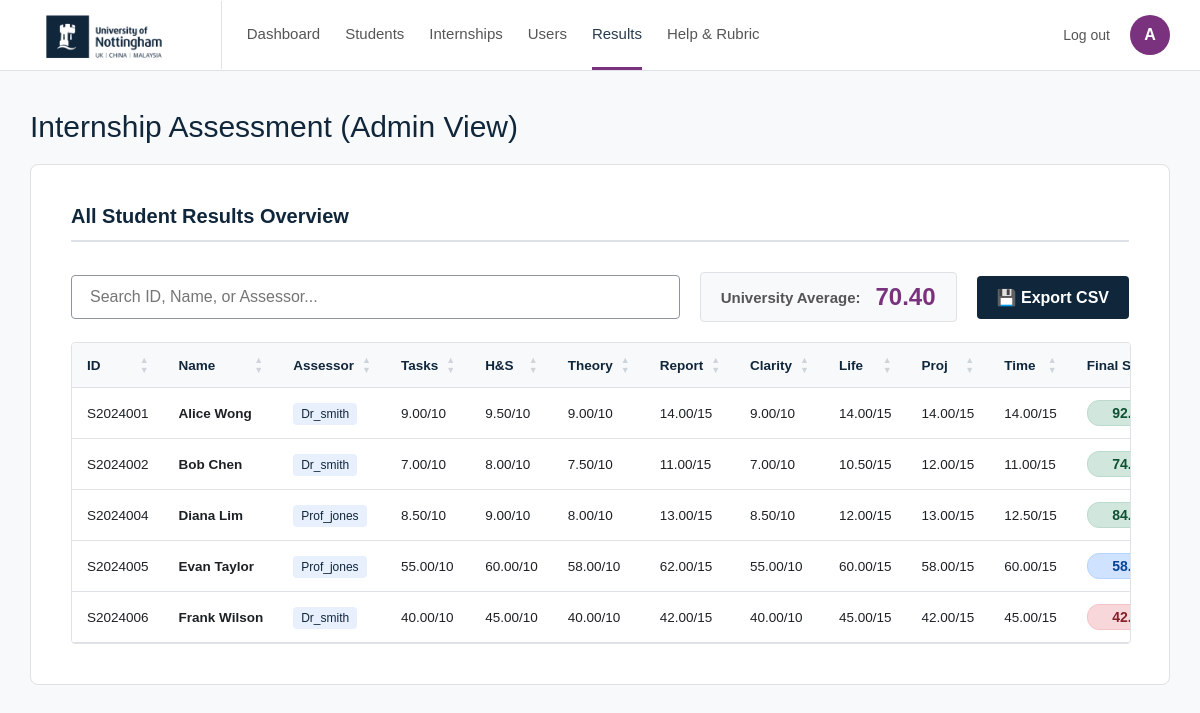
The app's page /Admin/view_all_results.php (signed in), older data.
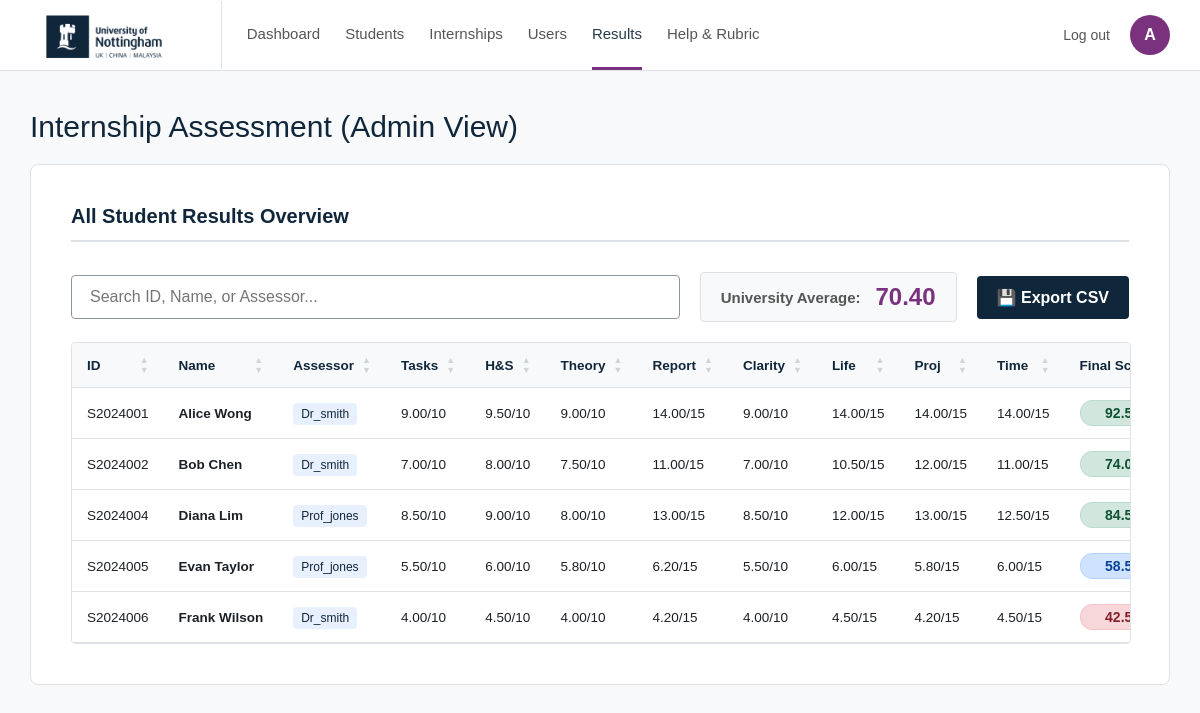
The same page, newer data.
### tables this page shows
CREATE TABLE `Internships` (
  `internship_id` int NOT NULL,
  `student_id` varchar(20) NOT NULL,
  `assessor_id` int NOT NULL,
  `company_name` varchar(150) NOT NULL,
  `other_details` text
);

CREATE TABLE `Students` (
  `student_id` varchar(20) NOT NULL,
  `student_name` varchar(100) NOT NULL,
  `programme` varchar(100) NOT NULL
);

CREATE TABLE `Users` (
  `user_id` int NOT NULL,
  `username` varchar(50) NOT NULL,
  `password` varchar(255) NOT NULL,
  `role` enum('Admin','Assessor') NOT NULL
);

CREATE TABLE `Assessments` (
  `assessment_id` int NOT NULL,
  `internship_id` int NOT NULL,
  `task_score` decimal(5,2) NOT NULL,
  `health_safety_score` decimal(5,2) NOT NULL,
  `connectivity_score` decimal(5,2) NOT NULL,
  `report_score` decimal(5,2) NOT NULL,
  `clarity_score` decimal(5,2) NOT NULL,
  `lifelong_score` decimal(5,2) NOT NULL,
  `project_mgmt_score` decimal(5,2) NOT NULL,
  `time_mgmt_score` decimal(5,2) NOT NULL,
  `total_score` decimal(5,2) NOT NULL,
  `qualitative_comments` text NOT NULL
);

### Admin/view_all_results.php (the view, shortened to what this page needs)
<?php
require_once '../Includes/db_connect.php';
$username = $_SESSION['username'];
$initial = strtoupper(substr($username, 0, 1));
$sql_evaluated = "SELECT i.internship_id, s.student_id, s.student_name, u.username as assessor_name,
                         a.total_score, a.task_score, a.health_safety_score,
                         a.connectivity_score, a.report_score, a.clarity_score,
                         a.lifelong_score, a.project_mgmt_score, a.time_mgmt_score,
                         a.qualitative_comments
                  FROM Internships i
                  JOIN Students s ON i.student_id = s.student_id
                  JOIN Assessments a ON i.internship_id = a.internship_id
                  JOIN Users u ON i.assessor_id = u.user_id
                  ORDER BY s.student_id ASC";
$stmt_evaluated = $pdo->prepare($sql_evaluated);
$stmt_evaluated->execute();
$evaluated_students = $stmt_evaluated->fetchAll(PDO::FETCH_ASSOC);
$total_students_evaluated = count($evaluated_students);
$average_score = 0;
if ($total_students_evaluated > 0) {
    $sum = 0;
    foreach ($evaluated_students as $student) { $sum += $student['total_score']; }
    $average_score = round($sum / $total_students_evaluated, 2);
}
function getScoreBadgeClass($score) {
    if ($score >= 70) return 'score-merit';
    if ($score >= 50) return 'score-pass';
    return 'score-fail';
}
?>
<!DOCTYPE html>
<html lang="en">
<head>
    <link rel="stylesheet" href="../style.css">
</head>
<body>
    <nav class="moodle-navbar-white">
        <div class="nav-left-white">
            <img src="../images/logo.png" alt="University Logo" class="nav-logo-white">
            <div class="nav-links">
                <a href="dashboard.php">Dashboard</a>
                <a href="manage_students.php">Students</a>
                <a href="manage_internships.php">Internships</a>
                <a href="manage_users.php">Users</a>
                <a href="view_all_results.php" class="active-link">Results</a>
                <a id="openRubricModalBtn" style="cursor: pointer;">Help & Rubric</a>
            </div>
        </div>
        <div class="nav-right-white">
            <a href="../logout.php" class="logout-link">Log out</a>
            <div class="user-avatar"><?= $initial ?></div>
        </div>
    </nav>
    <div class="moodle-dashboard-container" style="margin-top: 30px;">
        <h1 class="moodle-page-header" style="margin-left: 0;">Internship Assessment (Admin View)</h1>
        <div class="moodle-card-white">
            <h2 class="section-title">All Student Results Overview</h2>
            <?php if ($total_students_evaluated == 0): ?>
                <input type="text" id="searchInput" class="moodle-search-bar" placeholder="Search ID, Name, or Assessor..." disabled>
                <div style="padding: 30px; text-align: center; color: #666; margin-top:20px;">No students have been evaluated yet.</div>
            <?php else: ?>
                <div class="stats-dashboard">
                    <input type="text" id="searchInput" class="moodle-search-bar" placeholder="Search ID, Name, or Assessor..." onkeyup="filterResults()" style="flex-grow: 1;">
                    <div class="stats-box">
                        <span class="stats-label">University Average:</span>
                        <span class="stats-value"><?= number_format($average_score, 2) ?></span>
                    </div>
                    <a href="export_results.php" class="moodle-btn-submit" style="text-decoration:none; padding: 12px 20px; white-space: nowrap;">&#128190; Export CSV</a>
                </div>
                <div class="table-responsive">
                    <table class="moodle-table" id="resultsTable">
                        <thead>
                            <tr>
                                <th onclick="sortTable(0, 'str')"><div class="th-content">ID <div class="sort-icons"><span class="up">▲</span><span class="down">▼</span></div></div></th>
                                <th onclick="sortTable(1, 'str')"><div class="th-content">Name <div class="sort-icons"><span class="up">▲</span><span class="down">▼</span></div></div></th>
                                <th onclick="sortTable(2, 'str')"><div class="th-content">Assessor <div class="sort-icons"><span class="up">▲</span><span class="down">▼</span></div></div></th>
                                <th onclick="sortTable(3, 'num')"><div class="th-content">Tasks <div class="sort-icons"><span class="up">▲</span><span class="down">▼</span></div></div></th>
                                <th onclick="sortTable(4, 'num')"><div class="th-content">H&S <div class="sort-icons"><span class="up">▲</span><span class="down">▼</span></div></div></th>
                                <th onclick="sortTable(5, 'num')"><div class="th-content">Theory <div class="sort-icons"><span class="up">▲</span><span class="down">▼</span></div></div></th>
                                <th onclick="sortTable(6, 'num')"><div class="th-content">Report <div class="sort-icons"><span class="up">▲</span><span class="down">▼</span></div></div></th>
                                <th onclick="sortTable(7, 'num')"><div class="th-content">Clarity <div class="sort-icons"><span class="up">▲</span><span class="down">▼</span></div></div></th>
                                <th onclick="sortTable(8, 'num')"><div class="th-content">Life <div class="sort-icons"><span class="up">▲</span><span class="down">▼</span></div></div></th>
                                <th onclick="sortTable(9, 'num')"><div class="th-content">Proj <div class="sort-icons"><span class="up">▲</span><span class="down">▼</span></div></div></th>
                                <th onclick="sortTable(10, 'num')"><div class="th-content">Time <div class="sort-icons"><span class="up">▲</span><span class="down">▼</span></div></div></th>
                                <th onclick="sortTable(11, 'num')"><div class="th-content">Final Score <div class="sort-icons"><span class="up">▲</span><span class="down">▼</span></div></div></th>
                            </tr>
                        </thead>
                        <tbody>
                            <?php foreach($evaluated_students as $row): ?>
                                <tr class="evaluated-row" title="Double-click to view full details and comments"
                                    data-id="<?= htmlspecialchars($row['student_id']) ?>"
                                    data-name="<?= htmlspecialchars($row['student_name']) ?>"
                                    data-assessor="<?= htmlspecialchars($row['assessor_name']) ?>"
                                    data-task="<?= htmlspecialchars($row['task_score']) ?>"
                                    data-health="<?= htmlspecialchars($row['health_safety_score']) ?>"
                                    data-conn="<?= htmlspecialchars($row['connectivity_score']) ?>"
                                    data-report="<?= htmlspecialchars($row['report_score']) ?>"
                                    data-clarity="<?= htmlspecialchars($row['clarity_score']) ?>"
                                    data-life="<?= htmlspecialchars($row['lifelong_score']) ?>"
                                    data-proj="<?= htmlspecialchars($row['project_mgmt_score']) ?>"
                                    data-time="<?= htmlspecialchars($row['time_mgmt_score']) ?>"
                                    data-total="<?= number_format($row['total_score'], 2) ?>"
                                    data-comments="<?= htmlspecialchars($row['qualitative_comments']) ?>">
                                    <td><?= htmlspecialchars($row['student_id']) ?></td>
                                    <td><strong><?= htmlspecialchars($row['student_name']) ?></strong></td>
                                    <td><span style="background-color:#e8f0fe; padding:4px 8px; border-radius:4px; font-size:12px; color:#10263b;"><?= htmlspecialchars($row['assessor_name']) ?></span></td>
                                    <td><?= number_format($row['task_score'], 2) ?>/10</td>
                                    <td><?= number_format($row['health_safety_score'], 2) ?>/10</td>
                                    <td><?= number_format($row['connectivity_score'], 2) ?>/10</td>
                                    <td><?= number_format($row['report_score'], 2) ?>/15</td>
                                    <td><?= number_format($row['clarity_score'], 2) ?>/10</td>
                                    <td><?= number_format($row['lifelong_score'], 2) ?>/15</td>
                                    <td><?= number_format($row['project_mgmt_score'], 2) ?>/15</td>
                                    <td><?= number_format($row['time_mgmt_score'], 2) ?>/15</td>
                                    <td><span class="score-badge <?= getScoreBadgeClass($row['total_score']) ?>"><?= number_format($row['total_score'], 2) ?></span> / 100.00</td>
                                </tr>
                            <?php endforeach; ?>
                        </tbody>
                    </table>
                </div>
            <?php endif; ?>
        </div>
    </div>
</body>
</html>

### style.css (style rules this page uses)
body { background-color: #f8f9fa; color: #1d2125; font-family: Arial, Helvetica, sans-serif; margin: 0; padding-top: 80px; }
.moodle-navbar-white { background-color: #ffffff; display: flex; justify-content: space-between; align-items: center; padding: 0 30px; height: 70px; border-bottom: 1px solid #dee2e6; position: fixed; top: 0; left: 0; right: 0; z-index: 1000; }
.nav-left-white { display: flex; align-items: center; height: 100%; }
.nav-logo-white { height: 68px; width: auto; margin-right: 25px; border-right: 1px solid #dee2e6; padding-right: 25px; display: block; }
.nav-links { display: flex; gap: 25px; align-items: center; height: 100%; }
.nav-links a { color: #555; text-decoration: none; font-size: 15px; font-weight: 500; height: 100%; display: flex; align-items: center; border-bottom: 3px solid transparent; box-sizing: border-box; cursor: pointer; }
.nav-links a.active-link { color: rgba(16, 38, 59, 0.9); border-bottom: 3px solid #7a327e; }
.nav-right-white { display: flex; align-items: center; gap: 20px; }
.logout-link { color: #555; text-decoration: none; font-size: 14px; transition: all 0.2s ease; font-weight: 500; }
.user-avatar { background-color: #7a327e; color: white; width: 40px; height: 40px; border-radius: 50%; display: flex; justify-content: center; align-items: center; font-weight: bold; font-size: 16px; }
.moodle-dashboard-container { max-width: 95%; margin: 0 auto 60px; padding: 0 25px; }
.moodle-page-header { font-size: 30px; color: #10263b; font-weight: normal; margin-top: 20px; margin-bottom: 20px; }
.moodle-card-white { background-color: #ffffff; border: 1px solid #e1e1e1; border-radius: 8px; padding: 40px; }
.section-title { font-size: 20px; color: #10263b; border-bottom: 2px solid #dee2e6; padding-bottom: 12px; margin-bottom: 30px; margin-top: 0; }
.table-responsive { width: 100%; overflow-x: auto; margin-top: 20px; border: 1px solid #dee2e6; border-radius: 4px; }
.moodle-table { width: 100%; border-collapse: collapse; font-size: 13.5px; white-space: nowrap; }
.moodle-table th, .moodle-table td { padding: 12px 15px; text-align: left; border-bottom: 1px solid #dee2e6; }
.moodle-table th { background-color: #f8f9fa; color: #10263b; }

### Admin/view_all_results.php (style rules this page uses)
.stats-dashboard { display: flex; justify-content: space-between; align-items: center; margin-bottom: 20px; gap: 20px; }
.stats-box { background-color: #f8f9fa; border: 1px solid #dee2e6; padding: 10px 20px; border-radius: 4px; display: flex; align-items: center; gap: 15px; white-space: nowrap; }
.stats-label { font-size: 15px; color: #555; font-weight: bold; }
.stats-value { font-size: 24px; color: #7a327e; font-weight: bold; }
.moodle-search-bar { width: 100%; padding: 12px 18px; border: 1px solid #8f959e; border-radius: 4px; font-size: 16px; box-sizing: border-box; }
.moodle-btn-submit { background-color: #10263b; color: white; border: none; padding: 10px 20px; font-size: 16px; border-radius: 4px; cursor: pointer; font-weight: bold; }
.th-content { display: flex; align-items: center; justify-content: space-between; }
.sort-icons { display: flex; flex-direction: column; font-size: 9px; margin-left: 8px; color: #ced4da; }
.score-badge { display: inline-block; padding: 4px 12px; border-radius: 12px; font-weight: bold; font-size: 14px; min-width: 60px; text-align: center; }
.score-merit { background-color: #d1e7dd; color: #0f5132; border: 1px solid #badbcc; }
.score-pass { background-color: #cfe2ff; color: #084298; border: 1px solid #b6d4fe; }
.score-fail { background-color: #f8d7da; color: #842029; border: 1px solid #f5c2c7; }

Row changes from the older to the newer data that the page shows:
changed through a linked row, internships "Evan Taylor": assessments.task_score "55.00" → "5.50"; assessments.health_safety_score "60.00" → "6.00"; assessments.connectivity_score "58.00" → "5.80"; assessments.report_score "62.00" → "6.20"; assessments.clarity_score "55.00" → "5.50"; assessments.lifelong_score "60.00" → "6.00"; assessments.project_mgmt_score "58.00" → "5.80"; assessments.time_mgmt_score "60.00" → "6.00"
changed through a linked row, internships "Frank Wilson": assessments.task_score "40.00" → "4.00"; assessments.health_safety_score "45.00" → "4.50"; assessments.connectivity_score "40.00" → "4.00"; assessments.report_score "42.00" → "4.20"; assessments.clarity_score "40.00" → "4.00"; assessments.lifelong_score "45.00" → "4.50"; assessments.project_mgmt_score "42.00" → "4.20"; assessments.time_mgmt_score "45.00" → "4.50"
